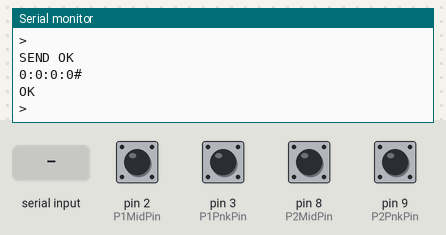
Recording of a sketch running on a simulated Arduino Uno, built with avr-gcc and run on an emulated ATmega328P. Parts: the last lines printed to the serial monitor. The inputs (shaded band) are chosen by the test bench; at power-on: pin 2 (P1MidPin), pin 3 (P1PnkPin), pin 8 (P2MidPin), pin 9 (P2PnkPin) HIGH. The modem accepts every AT command (registered, SIM ready, sends succeed) and sends nothing else.

Above: at 1.2 s.
1.3 s: pin 2 (P1MidPin) pulled LOW for 1 s
At 2.23 s:
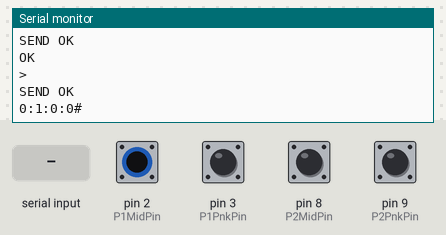
3.8 s: pin 3 (P1PnkPin) pulled LOW for 0.15 s
At 4.3 s:
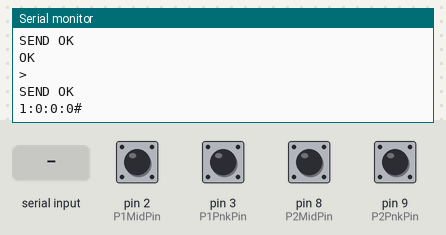
5.4 s: pin 8 (P2MidPin) pulled LOW for 0.15 s
At 6.04 s:
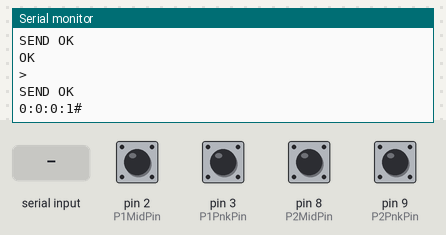
7.0 s: pin 9 (P2PnkPin) pulled LOW for 0.15 s
At 7.67 s:
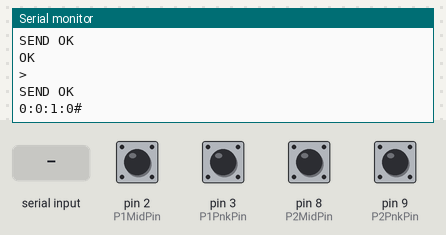

Measured:
- after the input at 1.3 s, the serial monitor: prints a new line after 0.82 s (image 1)
- after the input at 3.8 s, the serial monitor: prints a new line after 0.50 s (image 2)
- after the input at 5.4 s, the serial monitor: prints a new line after 0.53 s (image 3)
- after the input at 7.0 s, the serial monitor: prints a new line after 0.56 s (image 4)

The sketch:

ControllerControl.ino
```cpp
#include <SoftwareSerial.h>
//Debug
bool Debug = true;

//Software Serial Vars
SoftwareSerial WifiModule(12,13);

//Player 1 Vars
const int P1MidPin = 2, P1PnkPin = 3;

//Player 2 Vars
const int P2MidPin = 8, P2PnkPin = 9;

//Control Vars
const int Timeout = 10, SignalStepTime = 100;

void setup() {
  //Player 1 Vars
  pinMode(P1MidPin, INPUT_PULLUP);
  pinMode(P1PnkPin, INPUT_PULLUP);

  //Player 2 Vars
  pinMode(P2MidPin, INPUT_PULLUP);
  pinMode(P2PnkPin, INPUT_PULLUP);

  //Debug Purposes
  Serial.begin(115200);
  //while(!Serial){;}

  //Software Serial Setup
  WifiModule.begin(115200);
  //while(!WifiModule){;}

  //Initiating Server
  //SendToWifiModule("AT+RST");
  //SendToWifiModule("AT+CWSAP=\"ControllerNetwork\",\"\",1,0");
  SendToWifiModule("AT+CWMODE=2");
  SendToWifiModule("AT+CIFSR");
  SendToWifiModule("AT+CIPMUX=1");
  SendToWifiModule("AT+CIPSERVER=1,80");

  if(Debug) Serial.println("Server should be running by now!");
}

void loop() {
  SendData(GetPlayersData());
  delay(SignalStepTime);
}

String GetPlayersData(){
  String Result = "";

  if(digitalRead(P1PnkPin) == LOW) Result += "1";
  else Result += "0";
  Result += ":";
  if(digitalRead(P1MidPin) == LOW) Result += "1";
  else Result += "0";

  Result += ":";

  if(digitalRead(P2PnkPin) == LOW) Result += "1";
  else Result += "0";
  Result += ":";
  if(digitalRead(P2MidPin) == LOW) Result += "1";
  else Result += "0";

  Result += "#";

  return Result;
}

void SendData(String Data){
  String Len="";
  Len+=Data.length();

  SendToWifiModule("AT+CIPSEND=0,"+Len);
  delay(100);
  SendToWifiModule(Data);
  delay(100);
  //SendToWifiModule("AT+CIPCLOSE=0");

  SendToWifiModule("AT+CIPSEND=1,"+Len);
  delay(100);
  SendToWifiModule(Data);
  delay(100);
  //SendToWifiModule("AT+CIPCLOSE=1");

  if(Debug){
    Serial.println(Data);
  }
}

String SendToWifiModule(String Command){
  WifiModule.println(Command);
  String Result = "";
  long int Time = millis();
  while((Time + Timeout) > millis()){
    while(WifiModule.available()){
      char C = WifiModule.read();
      Result += C;
    }
  }

  if(Debug){
    Serial.println(Result);
  }

  return Result;
}
```
